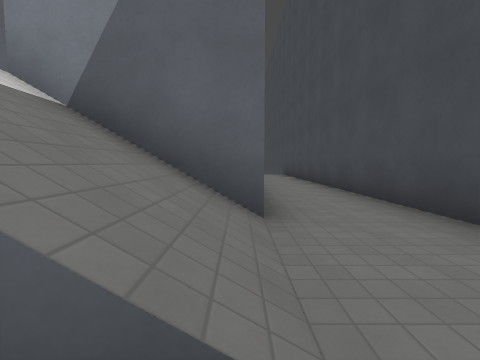
view 1 (above)

16 first-person views from a walk through a Godot game level. The camera is 1.4 m above the floor, tilts 4° down and sees 90° across. The floor is counted in squares, 2.4 m on a side. Each view is taken from the middle of a square. On the plan, view 1 faces up. The plan holds only what a view shows up to about 9 squares ahead; the rest is blank. The place goes on beyond the plan. Surface patterns are stand-ins for the level's own textures.

view 2
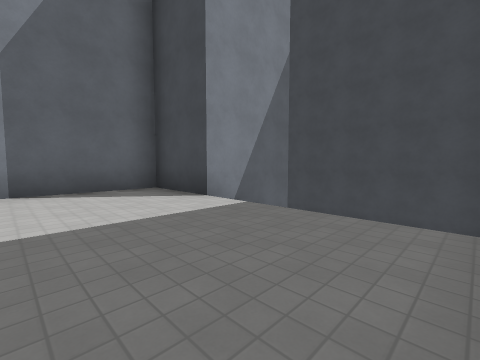

view 3
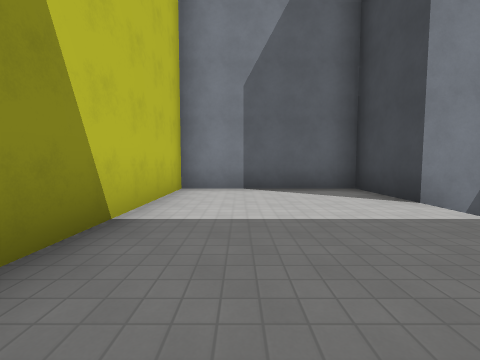

view 4
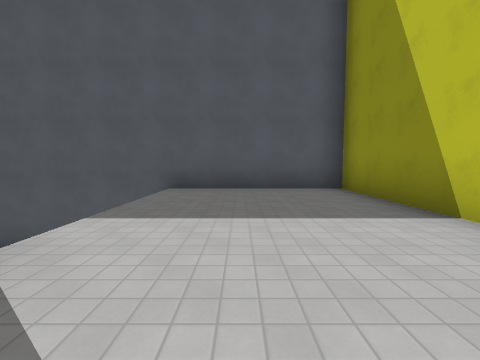

view 5
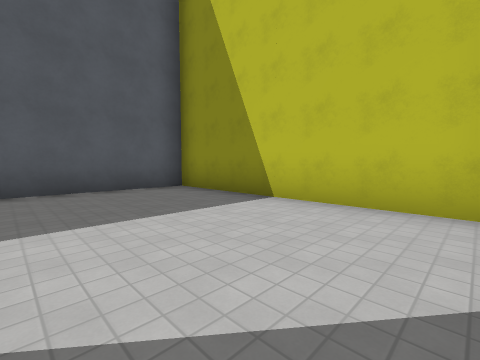

view 6
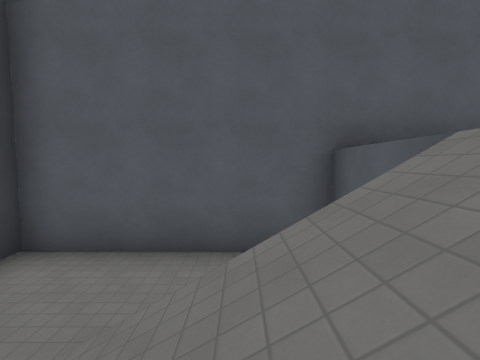

view 7
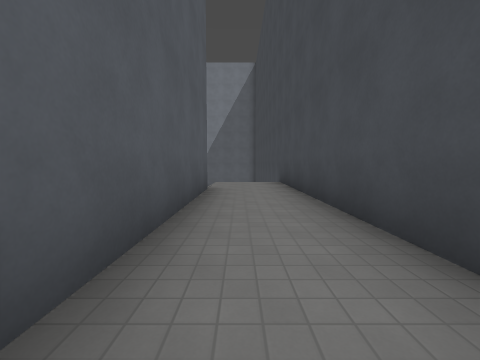

view 8
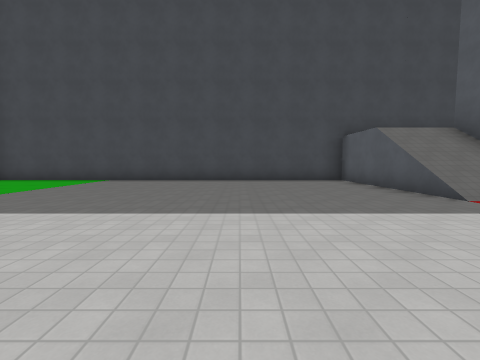

view 9
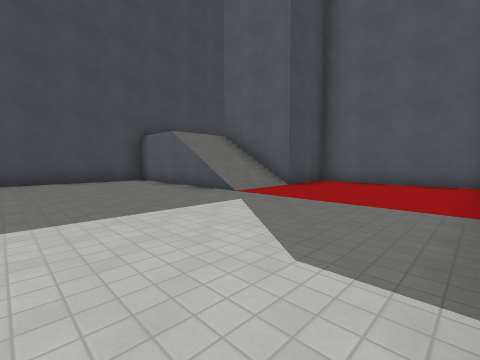

view 10
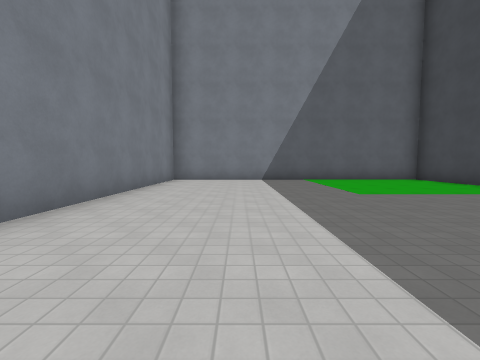

view 11
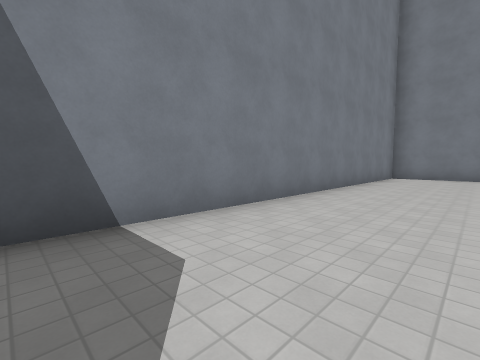

view 12
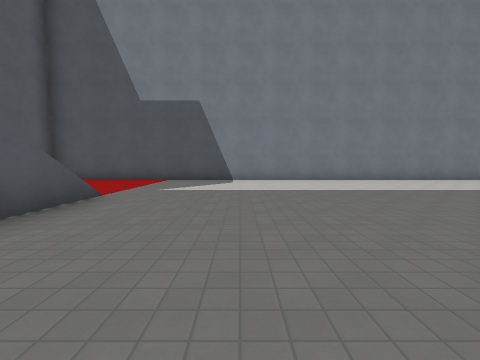

view 13
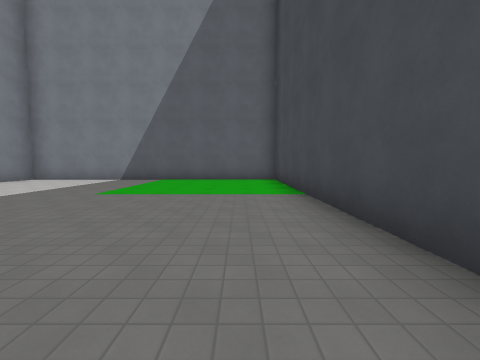

view 14
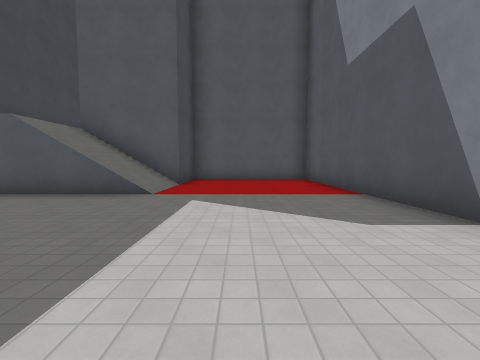

view 15
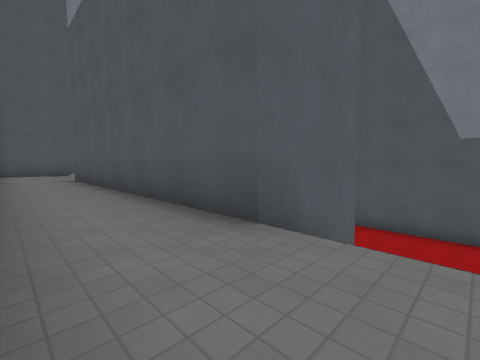

view 16
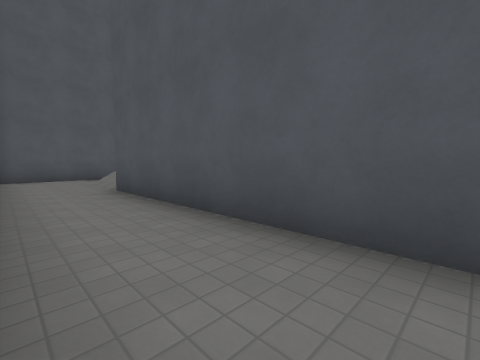

### Floor plan
Key: @ floor where view 1 was taken; # wall or solid block; . main floor; : floor 3.5 m higher than the main floor; + floor 7 m higher than the main floor; / step, stairs or slope.
Columns run from 7 left of view 1 to 3 right of it. Each row starts with its distance up from view 1.
 25 ###########
 24 #.........#
 23 #.........#
 22 #.........#
 21 #.........#
 20 #.........#
 19 #.........#
 18 #.........#
 17 #.........#
 16 #.........#
 15 #.........#
 14 #.........#
 13 #.........#
 12 #....///::#
 11 #....///::#
 10 #....###::#
  9 #....###::#
  8 ########::#
  7        #::#
  6        #::#
  5 ########::#
  4 #++++###::#
  3 #++++###::#
  2 #++++///::#
  1 #++++///::#
  0 #++++::@::#
 -1 #++++:::::#
 -2 ###########

Positions as (right, up) in squares from view 1, and headings:
1: (0, 0), facing up
2: (-5, -1), facing up-right
3: (-5, -1), facing up
4: (-4, 4), facing down
5: (-3, 4), facing down-left
6: (-1, 2), facing down
7: (1, 5), facing up
8: (-6, 16), facing right
9: (-6, 16), facing down-right
10: (-4, 16), facing up
11: (-4, 14), facing up-left
12: (2, 15), facing left
13: (1, 16), facing up
14: (-4, 17), facing down
15: (2, 12), facing down-left
16: (2, 8), facing down-left
